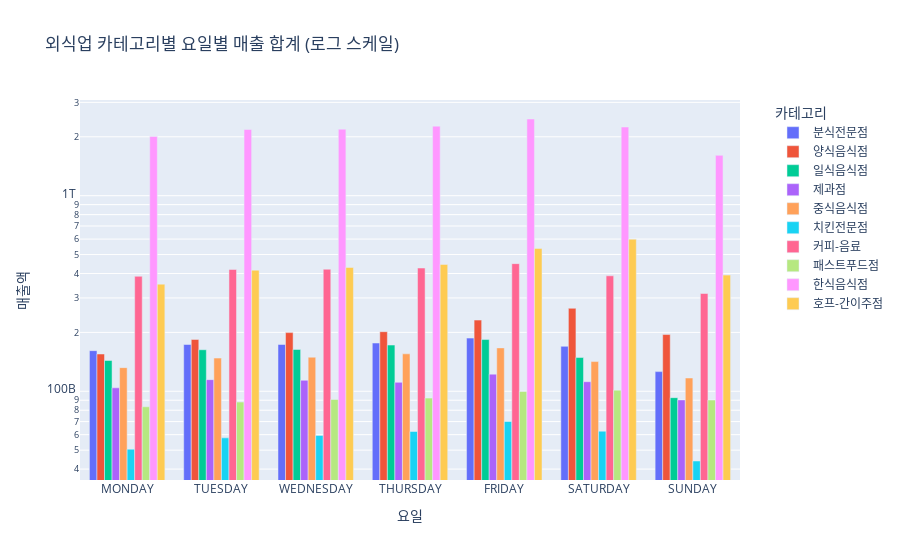

The notebook cell this image was saved under:
### Code cell
import plotly.express as px

fig = px.bar(
    sales_day_df,
    x='week',
    y='total_sales',
    color='category_name',
    labels={
        'week': '요일',
        'total_sales': '매출액',
        'category_name': '카테고리'
    },
    title='외식업 카테고리별 요일별 매출 합계 (로그 스케일)',
    barmode='group'
)

fig.update_yaxes(type='log')  # 로그 스케일 적용
fig.update_layout(legend=dict(title='카테고리', x=1.05, y=1))
fig.show()

### Figure 1 — Plotly figure (JSON) as saved in the notebook; plotly's stock layout.template omitted (floating-point values rounded to 4 significant figures)
{"data": [{"alignmentgroup": "True", "hovertemplate": "카테고리=분식전문점<br>요일=%{x}<br>매출액=%{y}<extra></extra>", "legendgroup": "분식전문점", "marker": {"color": "#636efa", "pattern": {"shape": ""}}, "name": "분식전문점", "offsetgroup": "분식전문점", "orientation": "v", "showlegend": true, "textposition": "auto", "type": "bar", "x": ["MONDAY", "TUESDAY", "WEDNESDAY", "THURSDAY", "FRIDAY", "SATURDAY", "SUNDAY"], "xaxis": "x", "y": [161300000000.0, 173400000000.0, 173400000000.0, 176500000000.0, 187000000000.0, 169700000000.0, 126000000000.0], "yaxis": "y"}, {"alignmentgroup": "True", "hovertemplate": "카테고리=양식음식점<br>요일=%{x}<br>매출액=%{y}<extra></extra>", "legendgroup": "양식음식점", "marker": {"color": "#EF553B", "pattern": {"shape": ""}}, "name": "양식음식점", "offsetgroup": "양식음식점", "orientation": "v", "showlegend": true, "textposition": "auto", "type": "bar", "x": ["MONDAY", "TUESDAY", "WEDNESDAY", "THURSDAY", "FRIDAY", "SATURDAY", "SUNDAY"], "xaxis": "x", "y": [155100000000.0, 184100000000.0, 199500000000.0, 201600000000.0, 231200000000.0, 265600000000.0, 195000000000.0], "yaxis": "y"}, {"alignmentgroup": "True", "hovertemplate": "카테고리=일식음식점<br>요일=%{x}<br>매출액=%{y}<extra></extra>", "legendgroup": "일식음식점", "marker": {"color": "#00cc96", "pattern": {"shape": ""}}, "name": "일식음식점", "offsetgroup": "일식음식점", "orientation": "v", "showlegend": true, "textposition": "auto", "type": "bar", "x": ["MONDAY", "TUESDAY", "WEDNESDAY", "THURSDAY", "FRIDAY", "SATURDAY", "SUNDAY"], "xaxis": "x", "y": [143700000000.0, 163100000000.0, 163600000000.0, 172300000000.0, 183800000000.0, 148800000000.0, 92770000000.0], "yaxis": "y"}, {"alignmentgroup": "True", "hovertemplate": "카테고리=제과점<br>요일=%{x}<br>매출액=%{y}<extra></extra>", "legendgroup": "제과점", "marker": {"color": "#ab63fa", "pattern": {"shape": ""}}, "name": "제과점", "offsetgroup": "제과점", "orientation": "v", "showlegend": true, "textposition": "auto", "type": "bar", "x": ["MONDAY", "TUESDAY", "WEDNESDAY", "THURSDAY", "FRIDAY", "SATURDAY", "SUNDAY"], "xaxis": "x", "y": [104100000000.0, 114700000000.0, 113800000000.0, 111000000000.0, 122300000000.0, 111900000000.0, 90310000000.0], "yaxis": "y"}, {"alignmentgroup": "True", "hovertemplate": "카테고리=중식음식점<br>요일=%{x}<br>매출액=%{y}<extra></extra>", "legendgroup": "중식음식점", "marker": {"color": "#FFA15A", "pattern": {"shape": ""}}, "name": "중식음식점", "offsetgroup": "중식음식점", "orientation": "v", "showlegend": true, "textposition": "auto", "type": "bar", "x": ["MONDAY", "TUESDAY", "WEDNESDAY", "THURSDAY", "FRIDAY", "SATURDAY", "SUNDAY"], "xaxis": "x", "y": [132100000000.0, 147800000000.0, 149300000000.0, 155400000000.0, 166700000000.0, 141900000000.0, 116900000000.0], "yaxis": "y"}, {"alignmentgroup": "True", "hovertemplate": "카테고리=치킨전문점<br>요일=%{x}<br>매출액=%{y}<extra></extra>", "legendgroup": "치킨전문점", "marker": {"color": "#19d3f3", "pattern": {"shape": ""}}, "name": "치킨전문점", "offsetgroup": "치킨전문점", "orientation": "v", "showlegend": true, "textposition": "auto", "type": "bar", "x": ["MONDAY", "TUESDAY", "WEDNESDAY", "THURSDAY", "FRIDAY", "SATURDAY", "SUNDAY"], "xaxis": "x", "y": [50590000000.0, 57770000000.0, 59470000000.0, 62270000000.0, 70110000000.0, 62490000000.0, 44000000000.0], "yaxis": "y"}, {"alignmentgroup": "True", "hovertemplate": "카테고리=커피-음료<br>요일=%{x}<br>매출액=%{y}<extra></extra>", "legendgroup": "커피-음료", "marker": {"color": "#FF6692", "pattern": {"shape": ""}}, "name": "커피-음료", "offsetgroup": "커피-음료", "orientation": "v", "showlegend": true, "textposition": "auto", "type": "bar", "x": ["MONDAY", "TUESDAY", "WEDNESDAY", "THURSDAY", "FRIDAY", "SATURDAY", "SUNDAY"], "xaxis": "x", "y": [387100000000.0, 419500000000.0, 420800000000.0, 426700000000.0, 449400000000.0, 389300000000.0, 316100000000.0], "yaxis": "y"}, {"alignmentgroup": "True", "hovertemplate": "카테고리=패스트푸드점<br>요일=%{x}<br>매출액=%{y}<extra></extra>", "legendgroup": "패스트푸드점", "marker": {"color": "#B6E880", "pattern": {"shape": ""}}, "name": "패스트푸드점", "offsetgroup": "패스트푸드점", "orientation": "v", "showlegend": true, "textposition": "auto", "type": "bar", "x": ["MONDAY", "TUESDAY", "WEDNESDAY", "THURSDAY", "FRIDAY", "SATURDAY", "SUNDAY"], "xaxis": "x", "y": [83300000000.0, 88060000000.0, 90790000000.0, 92250000000.0, 99730000000.0, 101300000000.0, 90160000000.0], "yaxis": "y"}, {"alignmentgroup": "True", "hovertemplate": "카테고리=한식음식점<br>요일=%{x}<br>매출액=%{y}<extra></extra>", "legendgroup": "한식음식점", "marker": {"color": "#FF97FF", "pattern": {"shape": ""}}, "name": "한식음식점", "offsetgroup": "한식음식점", "orientation": "v", "showlegend": true, "textposition": "auto", "type": "bar", "x": ["MONDAY", "TUESDAY", "WEDNESDAY", "THURSDAY", "FRIDAY", "SATURDAY", "SUNDAY"], "xaxis": "x", "y": [2006000000000.0, 2180000000000.0, 2189000000000.0, 2268000000000.0, 2467000000000.0, 2245000000000.0, 1608000000000.0], "yaxis": "y"}, {"alignmentgroup": "True", "hovertemplate": "카테고리=호프-간이주점<br>요일=%{x}<br>매출액=%{y}<extra></extra>", "legendgroup": "호프-간이주점", "marker": {"color": "#FECB52", "pattern": {"shape": ""}}, "name": "호프-간이주점", "offsetgroup": "호프-간이주점", "orientation": "v", "showlegend": true, "textposition": "auto", "type": "bar", "x": ["MONDAY", "TUESDAY", "WEDNESDAY", "THURSDAY", "FRIDAY", "SATURDAY", "SUNDAY"], "xaxis": "x", "y": [353000000000.0, 415900000000.0, 429500000000.0, 445000000000.0, 537600000000.0, 599500000000.0, 392600000000.0], "yaxis": "y"}], "layout": {"barmode": "group", "legend": {"title": {"text": "카테고리"}, "tracegroupgap": 0, "x": 1.05, "y": 1}, "title": {"text": "외식업 카테고리별 요일별 매출 합계 (로그 스케일)"}, "xaxis": {"anchor": "y", "domain": [0, 1], "title": {"text": "요일"}}, "yaxis": {"anchor": "x", "domain": [0, 1], "title": {"text": "매출액"}, "type": "log"}}}
